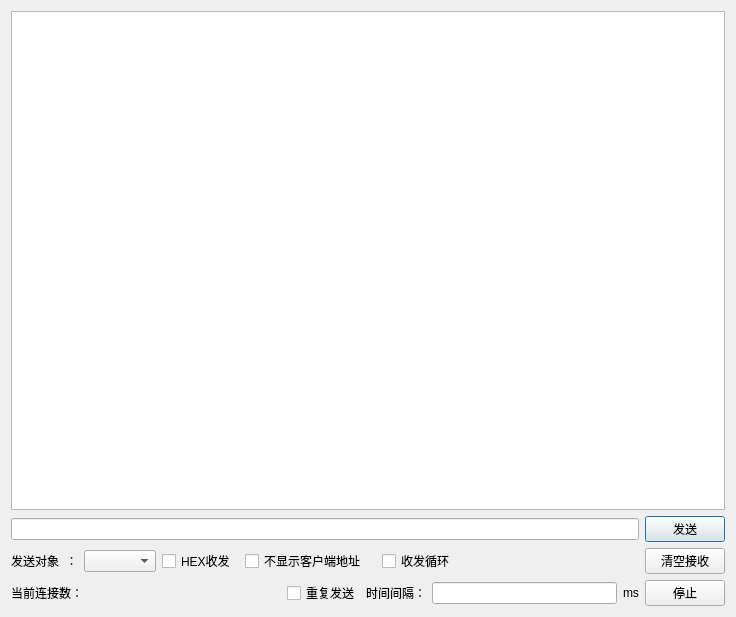
<?xml version="1.0" encoding="UTF-8"?>
<ui version="4.0">
 <class>Dialog</class>
 <widget class="QDialog" name="Dialog">
  <property name="windowModality">
   <enum>Qt::NonModal</enum>
  </property>
  <property name="geometry">
   <rect>
    <x>0</x>
    <y>0</y>
    <width>736</width>
    <height>617</height>
   </rect>
  </property>
  <property name="windowTitle">
   <string>TCP服务器</string>
  </property>
  <layout class="QGridLayout" name="gridLayout">
   <item row="0" column="0">
    <layout class="QVBoxLayout" name="verticalLayout">
     <item>
      <widget class="QTextBrowser" name="textBrowser"/>
     </item>
     <item>
      <layout class="QHBoxLayout" name="horizontalLayout_3">
       <item>
        <widget class="QLineEdit" name="lineEditMsg">
         <property name="text">
          <string/>
         </property>
        </widget>
       </item>
       <item>
        <widget class="QPushButton" name="btnSend">
         <property name="text">
          <string>发送</string>
         </property>
        </widget>
       </item>
      </layout>
     </item>
     <item>
      <layout class="QHBoxLayout" name="horizontalLayout_2">
       <item>
        <widget class="QLabel" name="label_2">
         <property name="text">
          <string>发送对象  ：</string>
         </property>
        </widget>
       </item>
       <item>
        <widget class="QComboBox" name="comboBoxObj"/>
       </item>
       <item>
        <widget class="QCheckBox" name="checkBoxHex">
         <property name="text">
          <string>HEX收发 </string>
         </property>
        </widget>
       </item>
       <item>
        <widget class="QCheckBox" name="checkBoxHideIP">
         <property name="text">
          <string>不显示客户端地址   </string>
         </property>
        </widget>
       </item>
       <item>
        <widget class="QCheckBox" name="checkBoxCycle">
         <property name="text">
          <string>收发循环</string>
         </property>
        </widget>
       </item>
       <item>
        <spacer name="horizontalSpacer_2">
         <property name="orientation">
          <enum>Qt::Horizontal</enum>
         </property>
         <property name="sizeHint" stdset="0">
          <size>
           <width>40</width>
           <height>20</height>
          </size>
         </property>
        </spacer>
       </item>
       <item>
        <widget class="QPushButton" name="btnClear">
         <property name="text">
          <string>清空接收</string>
         </property>
        </widget>
       </item>
      </layout>
     </item>
     <item>
      <layout class="QHBoxLayout" name="horizontalLayout">
       <item>
        <widget class="QLabel" name="label">
         <property name="text">
          <string>当前连接数：</string>
         </property>
        </widget>
       </item>
       <item>
        <widget class="QLabel" name="labelNum">
         <property name="text">
          <string/>
         </property>
        </widget>
       </item>
       <item>
        <spacer name="horizontalSpacer">
         <property name="orientation">
          <enum>Qt::Horizontal</enum>
         </property>
         <property name="sizeHint" stdset="0">
          <size>
           <width>40</width>
           <height>20</height>
          </size>
         </property>
        </spacer>
       </item>
       <item>
        <widget class="QCheckBox" name="checkBoxLoop">
         <property name="text">
          <string>重复发送</string>
         </property>
        </widget>
       </item>
       <item>
        <widget class="QLabel" name="label_3">
         <property name="text">
          <string>时间间隔：</string>
         </property>
        </widget>
       </item>
       <item>
        <widget class="QLineEdit" name="lineEditLoopTime"/>
       </item>
       <item>
        <widget class="QLabel" name="label_4">
         <property name="text">
          <string>ms</string>
         </property>
        </widget>
       </item>
       <item>
        <widget class="QPushButton" name="btnStopLoop">
         <property name="text">
          <string>停止</string>
         </property>
        </widget>
       </item>
      </layout>
     </item>
    </layout>
   </item>
  </layout>
 </widget>
 <layoutdefault spacing="6" margin="11"/>
 <resources/>
 <connections/>
</ui>
